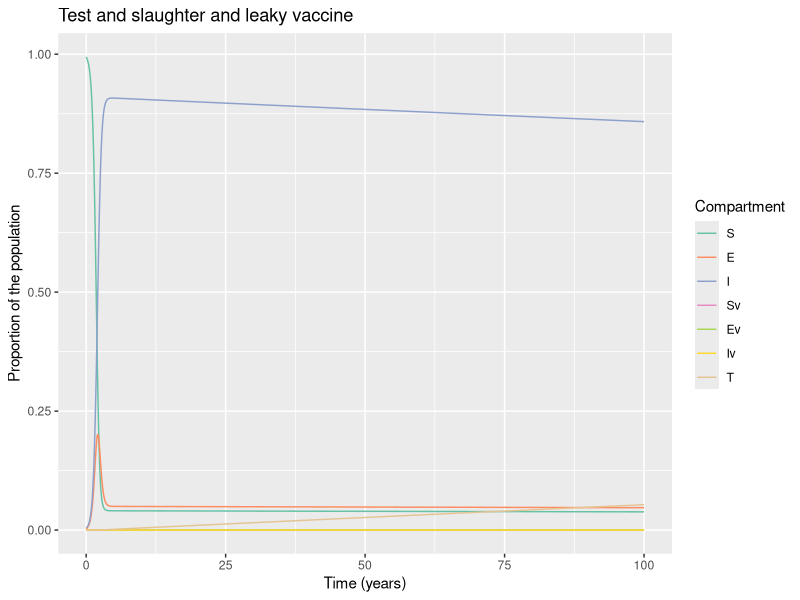

Write R code to recreate this figure.
# LOAD THE PACKAGES:
library(deSolve)
library(reshape2)
library(ggplot2)


# MODEL INPUTS:

initial_state_values <- c(S = 1675000 - 8475,
                          E = 1000,        
                          I = 8375,        
                          Sv = 0,      
                          Ev = 0,
                          Iv = 0,
                          T = 0)      

# Parameters
#R0= 1.68 (beta/delta)
parameters <- c(beta = 5.2,     # the infection rate in units of years^-1  
                delta = 0.01*365,     # the latency period in units of years^-1 
                c_s = 0.3,       # the reduction in the force of infection
                # acting on those vaccinated
                c_i = 0.3,# the reduction in the infectivity of vaccinated infected bovines  
                u = 1/5,#death rate in units of years^-1 
                a = 0.0615/100 , #culling rate in units of years^-1
                b = 1/5, #birth rate in units of years^-1
                vc = 0,  # vaccination rate
                w = 0.000442) #wildife infection rate
             

# TIMESTEPS:

# Sequence of timesteps to solve the model at
times <- seq(from = 0, to = 100, by =0.1)#from 0 to 10 years, daily intervalS
# MODEL FUNCTION: 

vaccine_model <- function(time, state, parameters) {  
  
  with(as.list(c(state, parameters)), {    
    
    # Defining lambda as a function of beta and E:
    N <- S + E + I + Sv + Ev + Iv 
    lambda <- beta * I/N + c_i * beta * Iv/N 
    # the Ev compartment gets c_i times less infected than the E compartment
    
    
    # The differential equations
    dS <- -lambda * S - u * S  - vc * S + (b * N * (1-vc)) - S * w          
    dE <- lambda * S - delta * E - u * E - vc * E - E*a
    dT <- a * I + a * Iv
    dI <- delta * E - a * I - u * I + S * w 
    dSv <- -c_s * lambda * Sv - u * Sv + vc * S  + b * N * vc - Sv * w            
    dEv <- c_s * lambda * Sv - delta * Ev - u * Ev + vc * E - Ev*a 
    dIv <- delta * Ev - a * Iv - u * Iv + Sv * w 
    
    return(list(c(dS, dE, dI, dSv, dEv, dIv, dT))) 
  })
  
}

# MODEL OUTPUT:

# Solving the differential equations using the ode integration algorithm
output <- as.data.frame(ode(y = initial_state_values, 
                            times = times, 
                            func = vaccine_model,
                            parms = parameters))

# PLOT THE OUTPUT

# turn output dataset into long format
output_long <- melt(as.data.frame(output), id = "time")

# Adding a column for the prevalence proportion to the long-format output
output_long$prevalence <- output_long$value/sum(initial_state_values)

# Plot the number in each compartment over time
ggplot(data = output_long,                                               
       aes(x = time, y = prevalence, colour = variable, group = variable)) +  
  geom_line() +                                                          
  xlab("Time (years)")+                                                   
  ylab("Proportion of the population") +
  labs(title = paste("Test and slaughter and leaky vaccine"), 
       colour = "Compartment") +
  scale_colour_brewer(palette = "Set2")

#incidence<- diff(output_long$value[output_long$variable=="T"])
#plot(incidence)
